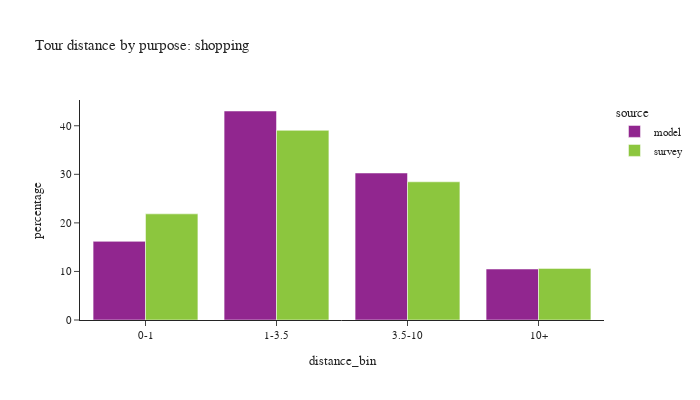

Notebook source saved alongside this figure:
### Code cell
plot_bins(tour, tour['pdpurp'] == 5, 'shopping')

### Figure 1 — Plotly figure (JSON) as saved in the notebook; plotly's stock layout.template omitted (floating-point values rounded to 4 significant figures)
{"data": [{"alignmentgroup": "True", "customdata": [[116363], [309290], [217531], [75442]], "hovertemplate": "source=model<br>distance_bin=%{x}<br>percentage=%{y}<br>sample count=%{customdata[0]}<extra></extra>", "legendgroup": "model", "marker": {"color": "#91268F", "pattern": {"shape": ""}}, "name": "model", "offsetgroup": "model", "orientation": "v", "showlegend": true, "textposition": "auto", "type": "bar", "x": ["0-1", "1-3.5", "3.5-10", "10+"], "xaxis": "x", "y": [16.19, 43.04, 30.27, 10.5], "yaxis": "y"}, {"alignmentgroup": "True", "customdata": [[454], [522], [390], [117]], "hovertemplate": "source=survey<br>distance_bin=%{x}<br>percentage=%{y}<br>sample count=%{customdata[0]}<extra></extra>", "legendgroup": "survey", "marker": {"color": "#8CC63E", "pattern": {"shape": ""}}, "name": "survey", "offsetgroup": "survey", "orientation": "v", "showlegend": true, "textposition": "auto", "type": "bar", "x": ["0-1", "1-3.5", "3.5-10", "10+"], "xaxis": "x", "y": [21.86, 39.06, 28.46, 10.63], "yaxis": "y"}], "layout": {"barmode": "group", "font": {"size": 11}, "height": 400, "legend": {"title": {"text": "source"}, "tracegroupgap": 0}, "title": {"text": "Tour distance by purpose: shopping"}, "width": 700, "xaxis": {"anchor": "y", "domain": [0.0, 1.0], "title": {"text": "distance_bin"}}, "yaxis": {"anchor": "x", "domain": [0.0, 1.0], "title": {"text": "percentage"}}}}
